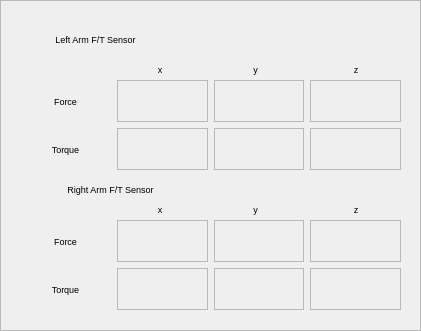
    <widget class="QFrame" name="frame_5">
     <property name="geometry">
      <rect>
       <x>6</x>
       <y>370</y>
       <width>421</width>
       <height>331</height>
      </rect>
     </property>
     <property name="font">
      <font>
       <pointsize>7</pointsize>
      </font>
     </property>
     <property name="frameShape">
      <enum>QFrame::StyledPanel</enum>
     </property>
     <property name="frameShadow">
      <enum>QFrame::Raised</enum>
     </property>
     <widget class="QFrame" name="frame_15">
      <property name="geometry">
       <rect>
        <x>10</x>
        <y>20</y>
        <width>401</width>
        <height>291</height>
       </rect>
      </property>
      <property name="font">
       <font>
        <pointsize>7</pointsize>
       </font>
      </property>
      <property name="frameShape">
       <enum>QFrame::NoFrame</enum>
      </property>
      <property name="frameShadow">
       <enum>QFrame::Raised</enum>
      </property>
      <widget class="QLabel" name="label_128">
       <property name="geometry">
        <rect>
         <x>120</x>
         <y>40</y>
         <width>60</width>
         <height>19</height>
        </rect>
       </property>
       <property name="font">
        <font>
         <pointsize>7</pointsize>
         <italic>false</italic>
        </font>
       </property>
       <property name="text">
        <string>x</string>
       </property>
       <property name="alignment">
        <set>Qt::AlignCenter</set>
       </property>
      </widget>
      <widget class="QLabel" name="label_129">
       <property name="geometry">
        <rect>
         <x>320</x>
         <y>40</y>
         <width>52</width>
         <height>19</height>
        </rect>
       </property>
       <property name="font">
        <font>
         <pointsize>7</pointsize>
        </font>
       </property>
       <property name="text">
        <string>z</string>
       </property>
       <property name="alignment">
        <set>Qt::AlignCenter</set>
       </property>
      </widget>
      <widget class="QLabel" name="label_130">
       <property name="geometry">
        <rect>
         <x>210</x>
         <y>40</y>
         <width>71</width>
         <height>19</height>
        </rect>
       </property>
       <property name="font">
        <font>
         <pointsize>7</pointsize>
         <italic>false</italic>
        </font>
       </property>
       <property name="text">
        <string>y</string>
       </property>
       <property name="alignment">
        <set>Qt::AlignCenter</set>
       </property>
      </widget>
      <widget class="QLabel" name="label_131">
       <property name="geometry">
        <rect>
         <x>0</x>
         <y>10</y>
         <width>171</width>
         <height>19</height>
        </rect>
       </property>
       <property name="font">
        <font>
         <pointsize>7</pointsize>
         <italic>false</italic>
        </font>
       </property>
       <property name="text">
        <string>Left Arm F/T Sensor</string>
       </property>
       <property name="alignment">
        <set>Qt::AlignCenter</set>
       </property>
      </widget>
      <widget class="QWidget" name="horizontalLayoutWidget_12">
       <property name="geometry">
        <rect>
         <x>10</x>
         <y>60</y>
         <width>381</width>
         <height>90</height>
        </rect>
       </property>
       <property name="font">
        <font>
         <pointsize>7</pointsize>
        </font>
       </property>
       <layout class="QHBoxLayout" name="horizontalLayout_13">
        <item>
         <layout class="QVBoxLayout" name="verticalLayout_45">
          <item>
           <widget class="QLabel" name="label_132">
            <property name="font">
             <font>
              <pointsize>7</pointsize>
              <italic>false</italic>
             </font>
            </property>
            <property name="text">
             <string>Force</string>
            </property>
            <property name="alignment">
             <set>Qt::AlignCenter</set>
            </property>
           </widget>
          </item>
          <item>
           <widget class="QLabel" name="label_142">
            <property name="font">
             <font>
              <pointsize>7</pointsize>
              <italic>false</italic>
             </font>
            </property>
            <property name="text">
             <string>Torque</string>
            </property>
            <property name="alignment">
             <set>Qt::AlignCenter</set>
            </property>
           </widget>
          </item>
         </layout>
        </item>
        <item>
         <layout class="QVBoxLayout" name="verticalLayout_46">
          <item>
           <widget class="QLabel" name="LA_f_x">
            <property name="font">
             <font>
              <pointsize>7</pointsize>
             </font>
            </property>
            <property name="frameShape">
             <enum>QFrame::StyledPanel</enum>
            </property>
            <property name="frameShadow">
             <enum>QFrame::Plain</enum>
            </property>
            <property name="text">
             <string/>
            </property>
           </widget>
          </item>
          <item>
           <widget class="QLabel" name="LA_t_x">
            <property name="font">
             <font>
              <pointsize>7</pointsize>
             </font>
            </property>
            <property name="frameShape">
             <enum>QFrame::StyledPanel</enum>
            </property>
            <property name="frameShadow">
             <enum>QFrame::Plain</enum>
            </property>
            <property name="text">
             <string/>
            </property>
           </widget>
          </item>
         </layout>
        </item>
        <item>
         <layout class="QVBoxLayout" name="verticalLayout_47">
          <item>
           <widget class="QLabel" name="LA_f_y">
            <property name="font">
             <font>
              <pointsize>7</pointsize>
             </font>
            </property>
            <property name="frameShape">
             <enum>QFrame::StyledPanel</enum>
            </property>
            <property name="frameShadow">
             <enum>QFrame::Plain</enum>
            </property>
            <property name="text">
             <string/>
            </property>
           </widget>
          </item>
          <item>
           <widget class="QLabel" name="LA_t_y">
            <property name="sizePolicy">
             <sizepolicy hsizetype="Preferred" vsizetype="Preferred">
              <horstretch>0</horstretch>
              <verstretch>0</verstretch>
             </sizepolicy>
            </property>
            <property name="font">
             <font>
              <pointsize>7</pointsize>
             </font>
            </property>
            <property name="frameShape">
             <enum>QFrame::StyledPanel</enum>
            </property>
            <property name="text">
             <string/>
            </property>
           </widget>
          </item>
         </layout>
        </item>
        <item>
         <layout class="QVBoxLayout" name="verticalLayout_48">
          <item>
           <widget class="QLabel" name="LA_f_z">
            <property name="font">
             <font>
              <pointsize>7</pointsize>
             </font>
            </property>
            <property name="frameShape">
             <enum>QFrame::StyledPanel</enum>
            </property>
            <property name="frameShadow">
             <enum>QFrame::Plain</enum>
            </property>
            <property name="text">
             <string/>
            </property>
           </widget>
          </item>
          <item>
           <widget class="QLabel" name="LA_t_z">
            <property name="sizePolicy">
             <sizepolicy hsizetype="Preferred" vsizetype="Preferred">
              <horstretch>0</horstretch>
              <verstretch>0</verstretch>
             </sizepolicy>
            </property>
            <property name="font">
             <font>
              <pointsize>7</pointsize>
             </font>
            </property>
            <property name="frameShape">
             <enum>QFrame::StyledPanel</enum>
            </property>
            <property name="text">
             <string/>
            </property>
           </widget>
          </item>
         </layout>
        </item>
       </layout>
      </widget>
      <widget class="QLabel" name="label_143">
       <property name="geometry">
        <rect>
         <x>-10</x>
         <y>160</y>
         <width>221</width>
         <height>19</height>
        </rect>
       </property>
       <property name="font">
        <font>
         <pointsize>7</pointsize>
         <italic>false</italic>
        </font>
       </property>
       <property name="text">
        <string>Right Arm F/T Sensor</string>
       </property>
       <property name="alignment">
        <set>Qt::AlignCenter</set>
       </property>
      </widget>
      <widget class="QWidget" name="horizontalLayoutWidget_13">
       <property name="geometry">
        <rect>
         <x>10</x>
         <y>200</y>
         <width>381</width>
         <height>90</height>
        </rect>
       </property>
       <property name="font">
        <font>
         <pointsize>7</pointsize>
        </font>
       </property>
       <layout class="QHBoxLayout" name="horizontalLayout_14">
        <item>
         <layout class="QVBoxLayout" name="verticalLayout_49">
          <item>
           <widget class="QLabel" name="label_144">
            <property name="font">
             <font>
              <pointsize>7</pointsize>
              <italic>false</italic>
             </font>
            </property>
            <property name="text">
             <string>Force</string>
            </property>
            <property name="alignment">
             <set>Qt::AlignCenter</set>
            </property>
           </widget>
          </item>
          <item>
           <widget class="QLabel" name="label_145">
            <property name="font">
             <font>
              <pointsize>7</pointsize>
              <italic>false</italic>
             </font>
            </property>
            <property name="text">
             <string>Torque</string>
            </property>
            <property name="alignment">
             <set>Qt::AlignCenter</set>
            </property>
           </widget>
          </item>
         </layout>
        </item>
        <item>
         <layout class="QVBoxLayout" name="verticalLayout_50">
          <item>
           <widget class="QLabel" name="RA_f_x">
            <property name="font">
             <font>
              <pointsize>7</pointsize>
             </font>
            </property>
            <property name="frameShape">
             <enum>QFrame::StyledPanel</enum>
            </property>
            <property name="frameShadow">
             <enum>QFrame::Plain</enum>
            </property>
            <property name="text">
             <string/>
            </property>
           </widget>
          </item>
          <item>
           <widget class="QLabel" name="RA_t_x">
            <property name="font">
             <font>
              <pointsize>7</pointsize>
             </font>
            </property>
            <property name="frameShape">
             <enum>QFrame::StyledPanel</enum>
            </property>
            <property name="frameShadow">
             <enum>QFrame::Plain</enum>
            </property>
            <property name="text">
             <string/>
            </property>
           </widget>
          </item>
         </layout>
        </item>
        <item>
         <layout class="QVBoxLayout" name="verticalLayout_51">
          <item>
           <widget class="QLabel" name="RA_f_y">
            <property name="font">
             <font>
              <pointsize>7</pointsize>
             </font>
            </property>
            <property name="frameShape">
             <enum>QFrame::StyledPanel</enum>
            </property>
            <property name="frameShadow">
             <enum>QFrame::Plain</enum>
            </property>
            <property name="text">
             <string/>
            </property>
           </widget>
          </item>
          <item>
           <widget class="QLabel" name="RA_t_y">
            <property name="sizePolicy">
             <sizepolicy hsizetype="Preferred" vsizetype="Preferred">
              <horstretch>0</horstretch>
              <verstretch>0</verstretch>
             </sizepolicy>
            </property>
            <property name="font">
             <font>
              <pointsize>7</pointsize>
             </font>
            </property>
            <property name="frameShape">
             <enum>QFrame::StyledPanel</enum>
            </property>
            <property name="text">
             <string/>
            </property>
           </widget>
          </item>
         </layout>
        </item>
        <item>
         <layout class="QVBoxLayout" name="verticalLayout_52">
          <item>
           <widget class="QLabel" name="RA_f_z">
            <property name="font">
             <font>
              <pointsize>7</pointsize>
             </font>
            </property>
            <property name="frameShape">
             <enum>QFrame::StyledPanel</enum>
            </property>
            <property name="frameShadow">
             <enum>QFrame::Plain</enum>
            </property>
            <property name="text">
             <string/>
            </property>
           </widget>
          </item>
          <item>
           <widget class="QLabel" name="RA_t_z">
            <property name="sizePolicy">
             <sizepolicy hsizetype="Preferred" vsizetype="Preferred">
              <horstretch>0</horstretch>
              <verstretch>0</verstretch>
             </sizepolicy>
            </property>
            <property name="font">
             <font>
              <pointsize>7</pointsize>
             </font>
            </property>
            <property name="frameShape">
             <enum>QFrame::StyledPanel</enum>
            </property>
            <property name="text">
             <string/>
            </property>
           </widget>
          </item>
         </layout>
        </item>
       </layout>
      </widget>
      <widget class="QLabel" name="label_146">
       <property name="geometry">
        <rect>
         <x>210</x>
         <y>180</y>
         <width>71</width>
         <height>19</height>
        </rect>
       </property>
       <property name="font">
        <font>
         <pointsize>7</pointsize>
         <italic>false</italic>
        </font>
       </property>
       <property name="text">
        <string>y</string>
       </property>
       <property name="alignment">
        <set>Qt::AlignCenter</set>
       </property>
      </widget>
      <widget class="QLabel" name="label_147">
       <property name="geometry">
        <rect>
         <x>120</x>
         <y>180</y>
         <width>60</width>
         <height>19</height>
        </rect>
       </property>
       <property name="font">
        <font>
         <pointsize>7</pointsize>
         <italic>false</italic>
        </font>
       </property>
       <property name="text">
        <string>x</string>
       </property>
       <property name="alignment">
        <set>Qt::AlignCenter</set>
       </property>
      </widget>
      <widget class="QLabel" name="label_148">
       <property name="geometry">
        <rect>
         <x>320</x>
         <y>180</y>
         <width>52</width>
         <height>19</height>
        </rect>
       </property>
       <property name="font">
        <font>
         <pointsize>7</pointsize>
        </font>
       </property>
       <property name="text">
        <string>z</string>
       </property>
       <property name="alignment">
        <set>Qt::AlignCenter</set>
       </property>
      </widget>
     </widget>
    </widget>
